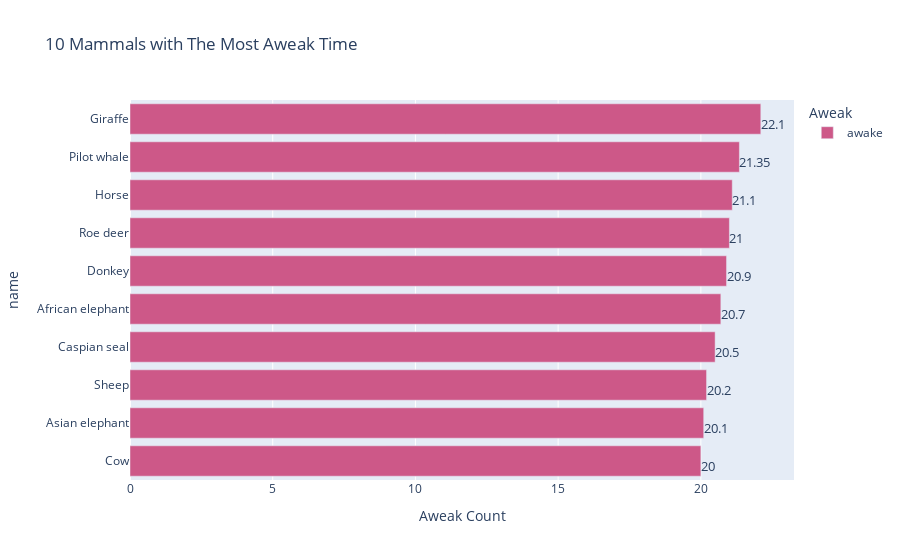

Notebook cell for this chart:
### Code cell
top_nocs = dataz.head(10)
# Bar plot
fig = px.bar(
    top_nocs.sort_values(["awake"], ascending=True),
    y="name",
    x=["awake"],
    orientation="h",
    color_discrete_sequence=["#CD5888"],
    title="10 Mammals with The Most Aweak Time",
).update_layout(xaxis={"title": "Aweak Count"}, legend={"title": "Aweak"})
fig.add_trace(
    go.Scatter(
        y=top_nocs.sort_values(["awake"], ascending=True).name,
        x=top_nocs.sort_values(["awake"], ascending=True).Total,
        text=top_nocs.sort_values(["awake"], ascending=True).Total,
        mode="text",
        textposition="bottom right",
        textfont=dict(
            size=13,
        ),
        showlegend=False,
    )
)
fig.show()

### Figure 1 — Plotly figure (JSON) as saved in the notebook; plotly's stock layout.template omitted (floating-point values rounded to 4 significant figures)
{"data": [{"alignmentgroup": "True", "hovertemplate": "variable=awake<br>value=%{x}<br>name=%{y}<extra></extra>", "legendgroup": "awake", "marker": {"color": "#CD5888", "pattern": {"shape": ""}}, "name": "awake", "offsetgroup": "awake", "orientation": "h", "showlegend": true, "textposition": "auto", "type": "bar", "x": [20, 20.1, 20.2, 20.5, 20.7, 20.9, 21, 21.1, 21.35, 22.1], "xaxis": "x", "y": ["Cow", "Asian elephant", "Sheep", "Caspian seal", "African elephant", "Donkey", "Roe deer", "Horse", "Pilot whale", "Giraffe"], "yaxis": "y"}, {"mode": "text", "showlegend": false, "text": [20, 20.1, 20.2, 20.5, 20.7, 20.9, 21, 21.1, 21.35, 22.1], "textfont": {"size": 13}, "textposition": "bottom right", "type": "scatter", "x": [20, 20.1, 20.2, 20.5, 20.7, 20.9, 21, 21.1, 21.35, 22.1], "y": ["Cow", "Asian elephant", "Sheep", "Caspian seal", "African elephant", "Donkey", "Roe deer", "Horse", "Pilot whale", "Giraffe"]}], "layout": {"barmode": "relative", "legend": {"title": {"text": "Aweak"}, "tracegroupgap": 0}, "title": {"text": "10 Mammals with The Most Aweak Time"}, "xaxis": {"anchor": "y", "domain": [0, 1], "title": {"text": "Aweak Count"}}, "yaxis": {"anchor": "x", "domain": [0, 1], "title": {"text": "name"}}}}
